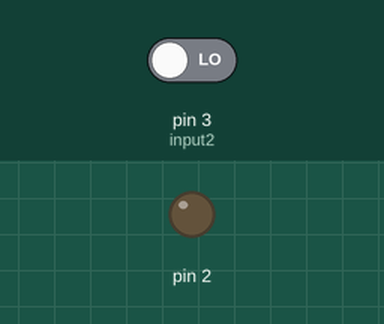
Bench run of a sketch on a simulated Arduino Uno, built with avr-gcc and run on an emulated ATmega328P. Shown: output pins drawn as LEDs (lit = HIGH). Dashed ring = blinking. The inputs (shaded band) are chosen by the test bench; at power-on: pin 3 (input2) LOW.

Above: at 1.2 s.
1.3 s: pin 3 (input2) driven HIGH
At 1.7 s:
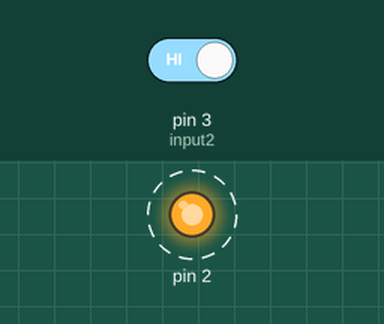
4.3 s: pin 3 (input2) driven LOW
At 5.0 s:
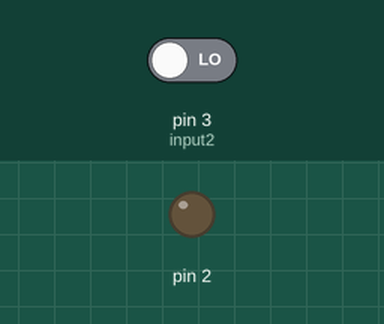
Timing chart, 0 to 7.3 s (numbered marks = the images above; inputs shaded):
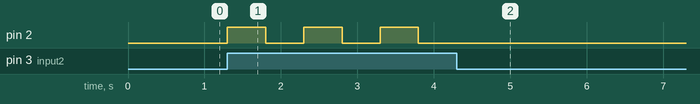

The sketch:

blink.ino
```cpp
int input2 = 3;
int input2State = 0;
void setup()
{
  pinMode(2,OUTPUT);
  pinMode(3,INPUT);

}

void loop()
{
  input2State = digitalRead(input2);

  if(input2State == HIGH)
  {
  digitalWrite(2,HIGH);
  delay(500);
  digitalWrite(2,LOW);
  delay(500);
  }
}
```

Measured:
- after the input at 1.3 s, pin 2: alternates HIGH for 0.50 s and LOW for 0.50 s, starting at once
- after the input at 4.3 s, pin 2: stops changing and stays LOW
